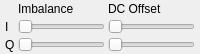
  <widget class="QDockWidget" name="ampDock">
   <property name="windowTitle">
    <string>Baseband Amplifier</string>
   </property>
   <attribute name="dockWidgetArea">
    <number>1</number>
   </attribute>
   <widget class="QWidget" name="dockWidgetContents_5">
    <property name="sizePolicy">
     <sizepolicy hsizetype="Preferred" vsizetype="Maximum">
      <horstretch>0</horstretch>
      <verstretch>0</verstretch>
     </sizepolicy>
    </property>
    <layout class="QGridLayout" name="gridLayout">
     <property name="margin">
      <number>2</number>
     </property>
     <property name="spacing">
      <number>3</number>
     </property>
     <item row="2" column="1">
      <widget class="QLabel" name="label_3">
       <property name="text">
        <string>I</string>
       </property>
      </widget>
     </item>
     <item row="2" column="2">
      <widget class="QSlider" name="filterI1">
       <property name="sizePolicy">
        <sizepolicy hsizetype="Expanding" vsizetype="Fixed">
         <horstretch>0</horstretch>
         <verstretch>0</verstretch>
        </sizepolicy>
       </property>
       <property name="toolTip">
        <string>I path amplification</string>
       </property>
       <property name="maximum">
        <number>255</number>
       </property>
       <property name="pageStep">
        <number>1</number>
       </property>
       <property name="orientation">
        <enum>Qt::Horizontal</enum>
       </property>
      </widget>
     </item>
     <item row="1" column="2">
      <widget class="QLabel" name="label_2">
       <property name="text">
        <string>Imbalance</string>
       </property>
      </widget>
     </item>
     <item row="1" column="3">
      <widget class="QLabel" name="label">
       <property name="text">
        <string>DC Offset</string>
       </property>
      </widget>
     </item>
     <item row="3" column="3">
      <widget class="QSlider" name="filterQ2">
       <property name="sizePolicy">
        <sizepolicy hsizetype="Expanding" vsizetype="Fixed">
         <horstretch>0</horstretch>
         <verstretch>0</verstretch>
        </sizepolicy>
       </property>
       <property name="toolTip">
        <string>Q DC offset adjustment</string>
       </property>
       <property name="maximum">
        <number>255</number>
       </property>
       <property name="pageStep">
        <number>1</number>
       </property>
       <property name="orientation">
        <enum>Qt::Horizontal</enum>
       </property>
      </widget>
     </item>
     <item row="5" column="0" colspan="5">
      <spacer name="verticalSpacer">
       <property name="orientation">
        <enum>Qt::Vertical</enum>
       </property>
       <property name="sizeHint" stdset="0">
        <size>
         <width>0</width>
         <height>0</height>
        </size>
       </property>
      </spacer>
     </item>
     <item row="3" column="1">
      <widget class="QLabel" name="label_4">
       <property name="text">
        <string>Q</string>
       </property>
      </widget>
     </item>
     <item row="2" column="3">
      <widget class="QSlider" name="filterI2">
       <property name="sizePolicy">
        <sizepolicy hsizetype="Expanding" vsizetype="Fixed">
         <horstretch>0</horstretch>
         <verstretch>0</verstretch>
        </sizepolicy>
       </property>
       <property name="toolTip">
        <string>I DC offset adjustment</string>
       </property>
       <property name="maximum">
        <number>255</number>
       </property>
       <property name="pageStep">
        <number>1</number>
       </property>
       <property name="orientation">
        <enum>Qt::Horizontal</enum>
       </property>
      </widget>
     </item>
     <item row="3" column="2">
      <widget class="QSlider" name="filterQ1">
       <property name="sizePolicy">
        <sizepolicy hsizetype="Expanding" vsizetype="Fixed">
         <horstretch>0</horstretch>
         <verstretch>0</verstretch>
        </sizepolicy>
       </property>
       <property name="toolTip">
        <string>Q path amplification</string>
       </property>
       <property name="maximum">
        <number>255</number>
       </property>
       <property name="pageStep">
        <number>1</number>
       </property>
       <property name="orientation">
        <enum>Qt::Horizontal</enum>
       </property>
      </widget>
     </item>
    </layout>
   </widget>
  </widget>
